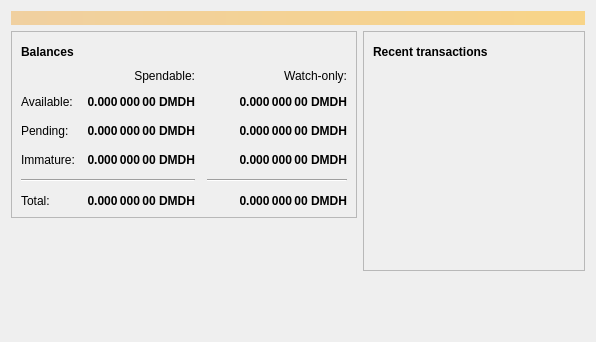
<?xml version="1.0" encoding="UTF-8"?>
<ui version="4.0">
 <class>OverviewPage</class>
 <widget class="QWidget" name="OverviewPage">
  <property name="geometry">
   <rect>
    <x>0</x>
    <y>0</y>
    <width>596</width>
    <height>342</height>
   </rect>
  </property>
  <property name="windowTitle">
   <string>Form</string>
  </property>
  <layout class="QVBoxLayout" name="topLayout">
   <item>
    <widget class="QLabel" name="labelAlerts">
     <property name="visible">
      <bool>false</bool>
     </property>
     <property name="styleSheet">
      <string notr="true">QLabel { background-color: qlineargradient(x1: 0, y1: 0, x2: 1, y2: 0, stop:0 #F0D0A0, stop:1 #F8D488); color:#000000; }</string>
     </property>
     <property name="wordWrap">
      <bool>true</bool>
     </property>
     <property name="margin">
      <number>3</number>
     </property>
     <property name="textInteractionFlags">
      <set>Qt::TextSelectableByMouse</set>
     </property>
    </widget>
   </item>
   <item>
    <layout class="QHBoxLayout" name="horizontalLayout" stretch="1,1">
     <item>
      <layout class="QVBoxLayout" name="verticalLayout_2">
       <item>
        <widget class="QFrame" name="frame">
         <property name="frameShape">
          <enum>QFrame::StyledPanel</enum>
         </property>
         <property name="frameShadow">
          <enum>QFrame::Raised</enum>
         </property>
         <layout class="QVBoxLayout" name="verticalLayout_4">
          <item>
           <layout class="QHBoxLayout" name="horizontalLayout_4">
            <item>
             <widget class="QLabel" name="label_5">
              <property name="font">
               <font>
                <weight>75</weight>
                <bold>true</bold>
               </font>
              </property>
              <property name="text">
               <string>Balances</string>
              </property>
             </widget>
            </item>
            <item>
             <widget class="QPushButton" name="labelWalletStatus">
              <property name="enabled">
               <bool>true</bool>
              </property>
              <property name="maximumSize">
               <size>
                <width>30</width>
                <height>16777215</height>
               </size>
              </property>
              <property name="toolTip">
               <string>The displayed information may be out of date. Your wallet automatically synchronizes with the DiamondHands network after a connection is established, but this process has not completed yet.</string>
              </property>
              <property name="text">
               <string/>
              </property>
              <property name="icon">
               <iconset resource="../bitcoin.qrc">
                <normaloff>:/icons/warning</normaloff>
                <disabledoff>:/icons/warning</disabledoff>:/icons/warning</iconset>
              </property>
              <property name="iconSize">
               <size>
                <width>24</width>
                <height>24</height>
               </size>
              </property>
              <property name="flat">
               <bool>true</bool>
              </property>
             </widget>
            </item>
            <item>
             <spacer name="horizontalSpacer_3">
              <property name="orientation">
               <enum>Qt::Horizontal</enum>
              </property>
              <property name="sizeHint" stdset="0">
               <size>
                <width>40</width>
                <height>20</height>
               </size>
              </property>
             </spacer>
            </item>
           </layout>
          </item>
          <item>
           <layout class="QGridLayout" name="gridLayout">
            <property name="spacing">
             <number>12</number>
            </property>
            <item row="2" column="2">
             <widget class="QLabel" name="labelWatchPending">
              <property name="font">
               <font>
                <weight>75</weight>
                <bold>true</bold>
               </font>
              </property>
              <property name="cursor">
               <cursorShape>IBeamCursor</cursorShape>
              </property>
              <property name="toolTip">
               <string>Unconfirmed transactions to watch-only addresses</string>
              </property>
              <property name="text">
               <string notr="true">0.000 000 00 DMDH</string>
              </property>
              <property name="alignment">
               <set>Qt::AlignRight|Qt::AlignTrailing|Qt::AlignVCenter</set>
              </property>
              <property name="textInteractionFlags">
               <set>Qt::LinksAccessibleByMouse|Qt::TextSelectableByKeyboard|Qt::TextSelectableByMouse</set>
              </property>
             </widget>
            </item>
            <item row="2" column="1">
             <widget class="QLabel" name="labelUnconfirmed">
              <property name="font">
               <font>
                <weight>75</weight>
                <bold>true</bold>
               </font>
              </property>
              <property name="cursor">
               <cursorShape>IBeamCursor</cursorShape>
              </property>
              <property name="toolTip">
               <string>Total of transactions that have yet to be confirmed, and do not yet count toward the spendable balance</string>
              </property>
              <property name="text">
               <string notr="true">0.000 000 00 DMDH</string>
              </property>
              <property name="alignment">
               <set>Qt::AlignRight|Qt::AlignTrailing|Qt::AlignVCenter</set>
              </property>
              <property name="textInteractionFlags">
               <set>Qt::LinksAccessibleByMouse|Qt::TextSelectableByKeyboard|Qt::TextSelectableByMouse</set>
              </property>
             </widget>
            </item>
            <item row="3" column="2">
             <widget class="QLabel" name="labelWatchImmature">
              <property name="font">
               <font>
                <weight>75</weight>
                <bold>true</bold>
               </font>
              </property>
              <property name="cursor">
               <cursorShape>IBeamCursor</cursorShape>
              </property>
              <property name="toolTip">
               <string>Mined balance in watch-only addresses that has not yet matured</string>
              </property>
              <property name="text">
               <string notr="true">0.000 000 00 DMDH</string>
              </property>
              <property name="alignment">
               <set>Qt::AlignRight|Qt::AlignTrailing|Qt::AlignVCenter</set>
              </property>
              <property name="textInteractionFlags">
               <set>Qt::LinksAccessibleByMouse|Qt::TextSelectableByKeyboard|Qt::TextSelectableByMouse</set>
              </property>
             </widget>
            </item>
            <item row="4" column="0" colspan="2">
             <widget class="Line" name="line">
              <property name="orientation">
               <enum>Qt::Horizontal</enum>
              </property>
             </widget>
            </item>
            <item row="4" column="2">
             <widget class="Line" name="lineWatchBalance">
              <property name="sizePolicy">
               <sizepolicy hsizetype="Preferred" vsizetype="Fixed">
                <horstretch>0</horstretch>
                <verstretch>0</verstretch>
               </sizepolicy>
              </property>
              <property name="minimumSize">
               <size>
                <width>140</width>
                <height>0</height>
               </size>
              </property>
              <property name="orientation">
               <enum>Qt::Horizontal</enum>
              </property>
             </widget>
            </item>
            <item row="5" column="0">
             <widget class="QLabel" name="labelTotalText">
              <property name="text">
               <string>Total:</string>
              </property>
             </widget>
            </item>
            <item row="3" column="1">
             <widget class="QLabel" name="labelImmature">
              <property name="font">
               <font>
                <weight>75</weight>
                <bold>true</bold>
               </font>
              </property>
              <property name="cursor">
               <cursorShape>IBeamCursor</cursorShape>
              </property>
              <property name="toolTip">
               <string>Mined balance that has not yet matured</string>
              </property>
              <property name="text">
               <string notr="true">0.000 000 00 DMDH</string>
              </property>
              <property name="alignment">
               <set>Qt::AlignRight|Qt::AlignTrailing|Qt::AlignVCenter</set>
              </property>
              <property name="textInteractionFlags">
               <set>Qt::LinksAccessibleByMouse|Qt::TextSelectableByKeyboard|Qt::TextSelectableByMouse</set>
              </property>
             </widget>
            </item>
            <item row="2" column="3">
             <spacer name="horizontalSpacer_2">
              <property name="orientation">
               <enum>Qt::Horizontal</enum>
              </property>
              <property name="sizeHint" stdset="0">
               <size>
                <width>40</width>
                <height>20</height>
               </size>
              </property>
             </spacer>
            </item>
            <item row="3" column="0">
             <widget class="QLabel" name="labelImmatureText">
              <property name="text">
               <string>Immature:</string>
              </property>
             </widget>
            </item>
            <item row="5" column="1">
             <widget class="QLabel" name="labelTotal">
              <property name="font">
               <font>
                <weight>75</weight>
                <bold>true</bold>
               </font>
              </property>
              <property name="cursor">
               <cursorShape>IBeamCursor</cursorShape>
              </property>
              <property name="toolTip">
               <string>Your current total balance</string>
              </property>
              <property name="text">
               <string notr="true">0.000 000 00 DMDH</string>
              </property>
              <property name="alignment">
               <set>Qt::AlignRight|Qt::AlignTrailing|Qt::AlignVCenter</set>
              </property>
              <property name="textInteractionFlags">
               <set>Qt::LinksAccessibleByMouse|Qt::TextSelectableByKeyboard|Qt::TextSelectableByMouse</set>
              </property>
             </widget>
            </item>
            <item row="5" column="2">
             <widget class="QLabel" name="labelWatchTotal">
              <property name="font">
               <font>
                <weight>75</weight>
                <bold>true</bold>
               </font>
              </property>
              <property name="cursor">
               <cursorShape>IBeamCursor</cursorShape>
              </property>
              <property name="toolTip">
               <string>Current total balance in watch-only addresses</string>
              </property>
              <property name="text">
               <string notr="true">0.000 000 00 DMDH</string>
              </property>
              <property name="alignment">
               <set>Qt::AlignRight|Qt::AlignTrailing|Qt::AlignVCenter</set>
              </property>
              <property name="textInteractionFlags">
               <set>Qt::LinksAccessibleByMouse|Qt::TextSelectableByKeyboard|Qt::TextSelectableByMouse</set>
              </property>
             </widget>
            </item>
            <item row="0" column="2">
             <widget class="QLabel" name="labelWatchonly">
              <property name="text">
               <string>Watch-only:</string>
              </property>
              <property name="alignment">
               <set>Qt::AlignRight|Qt::AlignTrailing|Qt::AlignVCenter</set>
              </property>
             </widget>
            </item>
            <item row="1" column="0">
             <widget class="QLabel" name="labelBalanceText">
              <property name="text">
               <string>Available:</string>
              </property>
             </widget>
            </item>
            <item row="1" column="1">
             <widget class="QLabel" name="labelBalance">
              <property name="font">
               <font>
                <weight>75</weight>
                <bold>true</bold>
               </font>
              </property>
              <property name="cursor">
               <cursorShape>IBeamCursor</cursorShape>
              </property>
              <property name="toolTip">
               <string>Your current spendable balance</string>
              </property>
              <property name="text">
               <string notr="true">0.000 000 00 DMDH</string>
              </property>
              <property name="alignment">
               <set>Qt::AlignRight|Qt::AlignTrailing|Qt::AlignVCenter</set>
              </property>
              <property name="textInteractionFlags">
               <set>Qt::LinksAccessibleByMouse|Qt::TextSelectableByKeyboard|Qt::TextSelectableByMouse</set>
              </property>
             </widget>
            </item>
            <item row="1" column="2">
             <widget class="QLabel" name="labelWatchAvailable">
              <property name="font">
               <font>
                <weight>75</weight>
                <bold>true</bold>
               </font>
              </property>
              <property name="cursor">
               <cursorShape>IBeamCursor</cursorShape>
              </property>
              <property name="toolTip">
               <string>Your current balance in watch-only addresses</string>
              </property>
              <property name="text">
               <string notr="true">0.000 000 00 DMDH</string>
              </property>
              <property name="alignment">
               <set>Qt::AlignRight|Qt::AlignTrailing|Qt::AlignVCenter</set>
              </property>
              <property name="textInteractionFlags">
               <set>Qt::LinksAccessibleByMouse|Qt::TextSelectableByKeyboard|Qt::TextSelectableByMouse</set>
              </property>
             </widget>
            </item>
            <item row="2" column="0">
             <widget class="QLabel" name="labelPendingText">
              <property name="text">
               <string>Pending:</string>
              </property>
             </widget>
            </item>
            <item row="0" column="1">
             <widget class="QLabel" name="labelSpendable">
              <property name="text">
               <string>Spendable:</string>
              </property>
              <property name="alignment">
               <set>Qt::AlignRight|Qt::AlignTrailing|Qt::AlignVCenter</set>
              </property>
             </widget>
            </item>
           </layout>
          </item>
         </layout>
        </widget>
       </item>
       <item>
        <spacer name="verticalSpacer">
         <property name="orientation">
          <enum>Qt::Vertical</enum>
         </property>
         <property name="sizeHint" stdset="0">
          <size>
           <width>20</width>
           <height>40</height>
          </size>
         </property>
        </spacer>
       </item>
      </layout>
     </item>
     <item>
      <layout class="QVBoxLayout" name="verticalLayout_3">
       <item>
        <widget class="QFrame" name="frame_2">
         <property name="frameShape">
          <enum>QFrame::StyledPanel</enum>
         </property>
         <property name="frameShadow">
          <enum>QFrame::Raised</enum>
         </property>
         <layout class="QVBoxLayout" name="verticalLayout">
          <item>
           <layout class="QHBoxLayout" name="horizontalLayout_2">
            <item>
             <widget class="QLabel" name="label_4">
              <property name="font">
               <font>
                <weight>75</weight>
                <bold>true</bold>
               </font>
              </property>
              <property name="text">
               <string>Recent transactions</string>
              </property>
             </widget>
            </item>
            <item>
             <widget class="QPushButton" name="labelTransactionsStatus">
              <property name="enabled">
               <bool>true</bool>
              </property>
              <property name="maximumSize">
               <size>
                <width>30</width>
                <height>16777215</height>
               </size>
              </property>
              <property name="toolTip">
               <string>The displayed information may be out of date. Your wallet automatically synchronizes with the DiamondHands network after a connection is established, but this process has not completed yet.</string>
              </property>
              <property name="text">
               <string/>
              </property>
              <property name="icon">
               <iconset resource="../bitcoin.qrc">
                <normaloff>:/icons/warning</normaloff>
                <disabledoff>:/icons/warning</disabledoff>:/icons/warning</iconset>
              </property>
              <property name="iconSize">
               <size>
                <width>24</width>
                <height>24</height>
               </size>
              </property>
              <property name="flat">
               <bool>true</bool>
              </property>
             </widget>
            </item>
            <item>
             <spacer name="horizontalSpacer">
              <property name="orientation">
               <enum>Qt::Horizontal</enum>
              </property>
              <property name="sizeHint" stdset="0">
               <size>
                <width>40</width>
                <height>20</height>
               </size>
              </property>
             </spacer>
            </item>
           </layout>
          </item>
          <item>
           <widget class="QListView" name="listTransactions">
            <property name="styleSheet">
             <string notr="true">QListView { background: transparent; }</string>
            </property>
            <property name="frameShape">
             <enum>QFrame::NoFrame</enum>
            </property>
            <property name="verticalScrollBarPolicy">
             <enum>Qt::ScrollBarAlwaysOff</enum>
            </property>
            <property name="horizontalScrollBarPolicy">
             <enum>Qt::ScrollBarAlwaysOff</enum>
            </property>
            <property name="selectionMode">
             <enum>QAbstractItemView::NoSelection</enum>
            </property>
           </widget>
          </item>
         </layout>
        </widget>
       </item>
       <item>
        <spacer name="verticalSpacer_2">
         <property name="orientation">
          <enum>Qt::Vertical</enum>
         </property>
         <property name="sizeHint" stdset="0">
          <size>
           <width>20</width>
           <height>40</height>
          </size>
         </property>
        </spacer>
       </item>
      </layout>
     </item>
    </layout>
   </item>
  </layout>
 </widget>
 <resources/>
 <connections/>
</ui>
